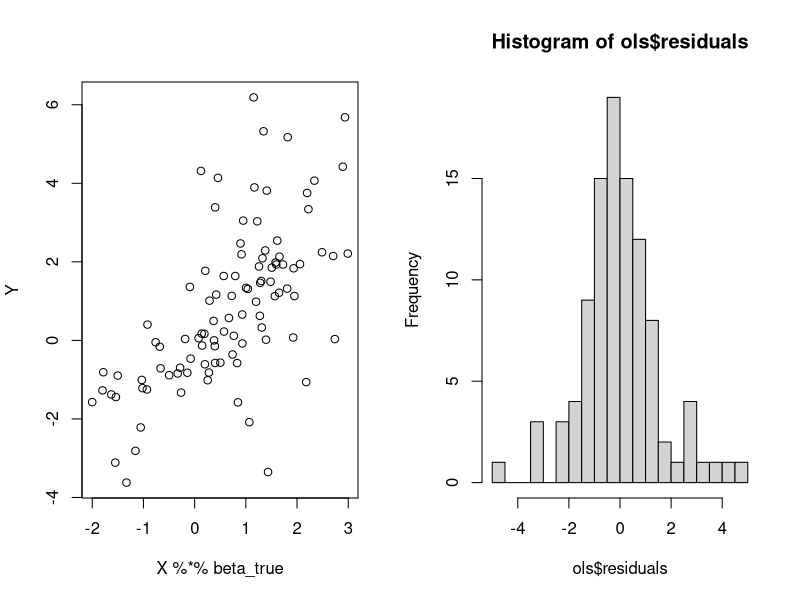

This chart was generated by the following R code: (Note: this script raises an error after producing the figure.)
################################################################################
#
#  Bayesian linear regression
#  with Normal or Normal-Gamma prior for coefficients
#
################################################################################
#
# Analysing the Canadian Lynx data
# Moran (1953) fit an AR(2) model:
# y(t) = 1.05 + 1.41*y(t-1) - 0.77*y(t-2) + e(t)
#
# Moran (1953) The Statistical Analysis of the Canadian Lynx Cycle.
# Australian Journal of Zoology, 1, pp 163-173.
#
################################################################################

library(statmod)

# limpeza de variaveis
rm(list = ls())


# funcao de verossimilhanca
func_q = function(lambda_i, y_i, x_i, beta, sigma)
{
  ret = -0.5*log(lambda_i) -0.5*(lambda_i+( (y_i - x_i %*% beta)/sigma  )^2 * 1/lambda_i)
  return(ret)
}

func_F = function(lambda_i, y_i, x_i, beta, sig2)
{
  erro = y_i - x_i%*%beta
  ret = dnorm(erro, mean = 0, sd = (sig2*lambda_i)^0.5, log = TRUE) - lambda_i/2 
  return(ret)
}

# Semente de randomizacao
set.seed(12345)

# tamanho da amostra
n = 100

# Numero de regressores
nregress = 3

# Simulacao
lambda_true <- rexp(n,1/2)

sigma_true <- 1
error_true <- rnorm(n,0,sqrt(sigma_true*lambda_true))

X <- matrix(rnorm(3*n,0,2),100,nregress)
X[,1] <- 1

beta_true <- as.matrix(rep(runif(nregress),1))

Y <- X%*%beta_true + error_true  


# Ols de chute inicial
ols <- lm(Y~X-1);
summary(ols)

# histograma dos residuos
par(mfrow=c(1,2))
plot(X%*%beta_true, Y)
hist(ols$residuals,breaks=15)

# PARAMETROS DE MCMC set-up
M0    = 1000  # Final
M     = 10000 # Burn up
niter = M0+M

# TABELA DE DRAWS: 
# --------------------------------------
ncol = 1 + nregress + n
draws.ng = matrix(0, nrow = niter, ncol = ncol)
colnames(draws.ng) = c("sigma", paste("beta", 1:nregress), paste("Lambda", 1:n))

# priors
beta_0 = matrix(ols$coefficients,3,1)
beta <- matrix(ols$coefficients,3,1)
# beta <- matrix(-10,3,1)
sigma2 <- summary(ols)$sigma^2
sigma2_0 = 1
nu_0 = 2.5
V_0 = diag(sigma2, nregress)
lambda = rep(1,n)

for (i in 1:(niter)){

  # Inicializo matrix Lambda^{-1}
  Lambda_1 = solve(diag(lambda))
  
  # full conditional of sigma2  
  d0=(nu_0 * sigma2_0)/2
  par1 = (nu_0 + n)/2
  par2 = d0 + ( t(Y-X%*%beta) %*% Lambda_1 %*% (Y-X%*%beta) )/2
  
  # Conditional distribution of sigma 
  sig2 = 1/rgamma(1,par1,par2)
  
  # full conditional of beta
  XtX = t(X) %*% Lambda_1 %*% X
  XtY = t(X) %*% Lambda_1 %*% Y
  
  # V_0 = diag(1/lambda)
  
  V_1   = solve(XtX/sig2 + solve(V_0))
  beta_1 = V_1 %*% (XtY/sig2 + solve(V_0) %*% beta_0)
  
  beta =  beta_1 + t(chol(V_1)) %*% rnorm(nregress)
  
  # Seguindo terminologia de Koop. (Bayesian Econometrics Methods) pag 260
  
  # Draw of lambda
  for (j in 1:n){
    # psi1 = rexp(n, 0.5)
    y_j = Y[j, 1]
    x_j = X[j, ]
    
    # faco draw de no_0
    nu_michael_0 = rchisq(1,1)
    
    # calculo mu para linha j
    mu_j = abs(sqrt(sig2)/(y_j - x_j %*% beta)) 
    
    # Calculo x1 e x2
    x_1 = mu_j + (mu_j^2 * nu_michael_0)/2 - mu_j/2 * (4 * mu_j * nu_michael_0 + mu_j^2 * nu_michael_0^2)^0.5
    x_2 = mu_j^2 / x_1
    
    # decido quem sera escolhido
    p.treshold = mu_j/(mu_j + x_1)
    if (runif(1) < p.treshold){
      x_star = x_1
    } else{
      x_star = x_2
    }

    lambda_j = 1/x_star

    # lambda_j = statmod::rinvgauss(1, mu_j, shape = 1)
    
    # draw from inverse Gausian
    if (lambda_j >0){
      
      # deno = func_F(lambda_j, y_j, x_j, beta, sig2) + func_q(lambda[j], y_j, x_j, beta, sqrt(sig2))
      # nume = func_q(lambda[j], y_j, x_j, beta, sqrt(sig2)) #+ dexp(lambda_j , rate = 0.5, log=TRUE)
      
      deno = func_F(lambda_j, y_j, x_j, beta, sig2) + func_q(lambda[j], y_j, x_j, beta, sqrt(sig2))
      nume = func_F(lambda[j], y_j, x_j, beta, sig2) + func_q(lambda_j, y_j, x_j, beta, sqrt(sig2))
      
      
      log.rho = min(0, nume-deno)
      if (log(runif(1)) < log.rho){
        lambda[j] = lambda_j
      }
    }
  }
  
  # storing draws
  draws.ng[i,] = c(sig2,beta, lambda)
}

draws2 = data.frame(draws.ng[(M0+1):niter,])
colnames(draws2)
summary(draws2$sigma)

x11()
par(mfrow=c(4,2))
hist(draws2$sigma, breaks = 50)
abline(v=sigma_true, col=2)
abline(v=sigma2, col="blue")
acf(draws2$sigma)

hist(draws2$beta.1, breaks = 50)
abline(v = beta_true[1], col=2)
abline(v = ols$coefficients[1], col="blue")
plot(draws2$beta.1,xlab="Iteration",ylab=expression(sigma),main="With DA", type = "l")

hist(draws2$beta.2, breaks = 50)
abline(v = beta_true[2], col=2)
abline(v = ols$coefficients[2], col="blue")
plot(draws2$beta.2,xlab="Iteration",ylab=expression(sigma),main="With DA", type = "l")

hist(draws2$beta.3, breaks = 50)
abline(v = beta_true[3], col=2)
abline(v = ols$coefficients[2], col="blue")
plot(draws2$beta.3,xlab="Iteration",ylab=expression(sigma),main="With DA", type = "l")
